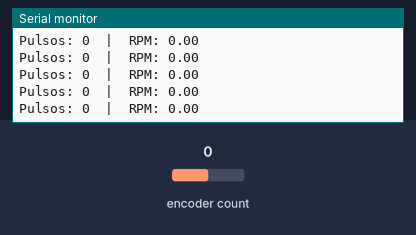
Bench run of a sketch on a simulated Arduino Uno, built with avr-gcc and run on an emulated ATmega328P. On the bench: the last lines printed to the serial monitor. The test bench sets the inputs (shaded band); at power-on: encoder count 0.

Above: at 1.2 s.
1.3 s: encoder count set to 1
At 1.31 s:
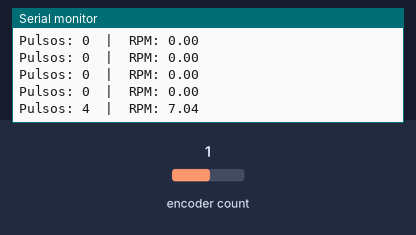
2.8 s: encoder count set to 2
At 2.81 s:
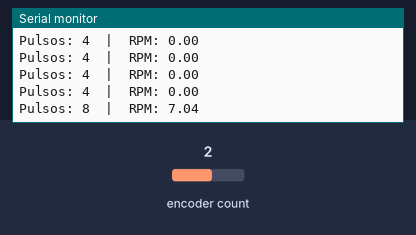
Timing chart, 0 to 5.8 s (numbered marks = the images above; inputs shaded):
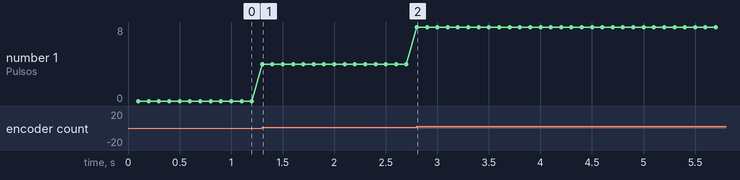

Measured:
- after the input at 1.3 s, the serial monitor: prints a new line at once (image 1)
- after the input at 2.8 s, the serial monitor: prints a new line at once (image 2)
- plotted number 1: 0 → 4 after the input at 1.3 s, 4 → 8 after the input at 2.8 s

The sketch:

encoder_test.ino
```cpp
// ── LIBRERÍAS ──────────────────────────────────────────
#include <Encoder.h>

// ── PINES DEL ENCODER ──────────────────────────────────
// El encoder tiene dos señales: canal A y canal B
// Juntas permiten saber dirección y velocidad
#define ENCODER_A 2
#define ENCODER_B 3
// IMPORTANTE: en Arduino Uno, solo los pines 2 y 3
// pueden detectar pulsos rápidos (interrupciones)

// ── OBJETO ENCODER ─────────────────────────────────────
// Creamos un objeto de la librería Encoder
// Le decimos qué pines usar
Encoder motorEncoder(ENCODER_A, ENCODER_B);

// ── VARIABLES ──────────────────────────────────────────
long pulsosActuales = 0;     // cuántos pulsos ha dado el encoder
long pulsoAnteriores = 0;    // pulsos en la medición anterior
float RPM = 0.0;             // velocidad calculada en RPM

// Constante del encoder: pulsos por vuelta completa
// El JGA25-370 tiene 341 pulsos por vuelta (con la reductora)
// Este valor lo tendrás que confirmar con el datasheet de tu motor
const int PULSOS_POR_VUELTA = 341;

// Para medir el tiempo entre mediciones
unsigned long tiempoAnterior = 0;
const int INTERVALO_MS = 100; // medimos cada 100 milisegundos

// ── SETUP ──────────────────────────────────────────────
// En Arduino, setup() se ejecuta UNA sola vez al arrancar
// Es equivalente a la inicialización en Python
void setup() {
  Serial.begin(9600); // abrimos comunicación con el PC a 9600 baudios
                      // esto nos permite ver datos en el monitor serie
}

// ── LOOP ───────────────────────────────────────────────
// loop() se repite indefinidamente, para siempre
// Es equivalente a un while True: en Python
void loop() {

  // Miramos cuánto tiempo ha pasado desde la última medición
  unsigned long tiempoActual = millis(); // millis() da ms desde que arrancó

  if (tiempoActual - tiempoAnterior >= INTERVALO_MS) {

    // Leemos los pulsos acumulados del encoder
    pulsosActuales = motorEncoder.read();

    // Calculamos cuántos pulsos han pasado en este intervalo
    long deltaPulsos = pulsosActuales - pulsoAnteriores;

    // Convertimos pulsos a RPM
    // deltaPulsos / PULSOS_POR_VUELTA = vueltas en el intervalo
    // (1000.0 / INTERVALO_MS) = cuántos intervalos hay en 1 segundo
    // x 60 = pasamos de vueltas/segundo a vueltas/minuto (RPM)
    RPM = (deltaPulsos / (float)PULSOS_POR_VUELTA) * (1000.0 / INTERVALO_MS) * 60.0;

    // Mandamos los datos al PC por el puerto serie
    Serial.print("Pulsos: ");
    Serial.print(pulsosActuales);
    Serial.print("  |  RPM: ");
    Serial.println(RPM);

    // Guardamos valores para la próxima medición
    pulsoAnteriores = pulsosActuales;
    tiempoAnterior = tiempoActual;
  }
}
```
